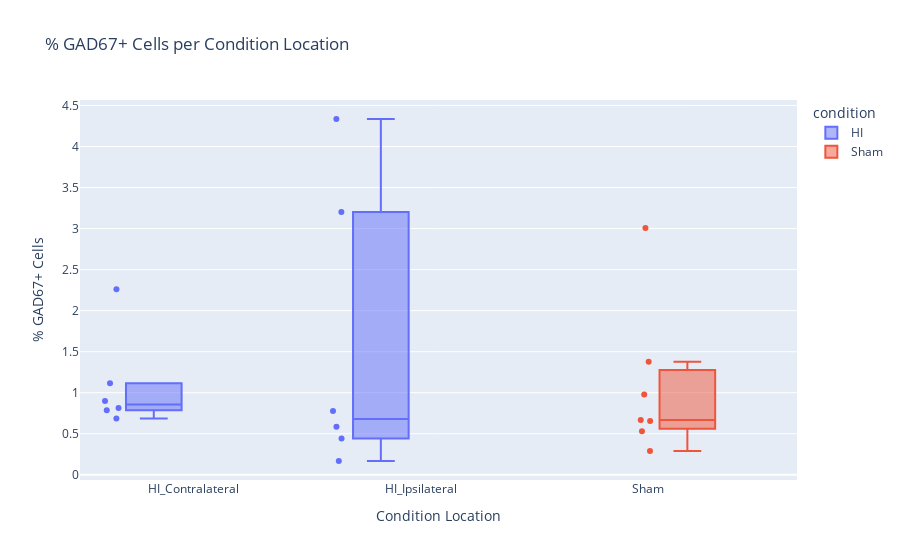

The cell this chart's notebook holds for it:
### Code cell
fig = px.box(
    df,
    x="condition_location",
    y="%_gad67+_cells",
    color="condition",
    points="all",
    hover_data=[df.index, "filename", "mouse_id"],
    title="% GAD67+ Cells per Condition Location",
    labels={"%_gad67+_cells": "% GAD67+ Cells", "condition_location": "Condition Location"}
)

# Display the plot
fig.show()

### Figure 1 — Plotly figure (JSON) as saved in the notebook; plotly's stock layout.template omitted (floating-point values rounded to 4 significant figures)
{"data": [{"alignmentgroup": "True", "boxpoints": "all", "customdata": [[0, "HI 1 Contralateral Mouse 8 Slide09 GAD67green NeuNpink Reelinred 40x 4x4 technical replica 1", 8], [1, "HI 1 Contralateral Mouse 8 Slide09 GAD67green NeuNpink Reelinred 40x 4x4 technical replica 2", 8], [2, "HI 1 Ipsilateral Mouse 8 Slide16 GAD67green NeuNpink Reelinred 40x 4x4 technical replica 1", 8], [3, "HI 1 Ipsilateral Mouse 8 Slide16 GAD67green NeuNpink Reelinred 40x 4x4 technical replica 2", 8], [4, "HI 2 Contralateral Mouse 10 Slide08 GAD67green NeuNpink Reelinred 40x 4x4 technical replica 1", 10], [5, "HI 2 Contralateral Mouse 10 Slide08 GAD67green NeuNpink Reelinred 40x 4x4 technical replica 2", 10], [6, "HI 2 Ipsilateral Mouse 10 Slide08 GAD67green NeuNpink Reelinred 40x 4x4 technical replica 1", 10], [7, "HI 2 Ipsilateral Mouse 10 Slide08 GAD67green NeuNpink Reelinred 40x 4x4 technical replica 2", 10], [8, "HI 3 Contralateral Mouse 11 Slide09 GAD67green NeuNpink Reelinred 40x 4x4 technical replica 1", 11], [9, "HI 3 Contralateral Mouse 11 Slide09 GAD67green NeuNpink Reelinred 40x 4x4 technical replica 2", 11], [10, "HI 3 Ipsilateral Mouse 11 Slide09 GAD67green NeuNpink Reelinred 40x 4x4 technical replica 1", 11], [11, "HI 3 Ipsilateral Mouse 11 Slide09 GAD67green NeuNpink Reelinred 40x 4x4 technical replica 2", 11]], "hovertemplate": "condition=HI<br>Condition Location=%{x}<br>% GAD67+ Cells=%{y}<br>index=%{customdata[0]}<br>filename=%{customdata[1]}<br>mouse_id=%{customdata[2]}<extra></extra>", "legendgroup": "HI", "marker": {"color": "#636efa"}, "name": "HI", "notched": false, "offsetgroup": "HI", "orientation": "v", "showlegend": true, "type": "box", "x": ["HI_Contralateral", "HI_Contralateral", "HI_Ipsilateral", "HI_Ipsilateral", "HI_Contralateral", "HI_Contralateral", "HI_Ipsilateral", "HI_Ipsilateral", "HI_Contralateral", "HI_Contralateral", "HI_Ipsilateral", "HI_Ipsilateral"], "x0": " ", "xaxis": "x", "y": [0.6845, 0.8145, 3.202, 4.335, 0.8981, 2.26, 0.4436, 0.777, 1.114, 0.7865, 0.5854, 0.1682], "y0": " ", "yaxis": "y"}, {"alignmentgroup": "True", "boxpoints": "all", "customdata": [[13, "Sham 1 Contralateral Mouse 6 Slide09 GAD67green NeuNpink Reelinred 40x 4x4 technical replica 2", 6], [14, "Sham 1 Ipsilateral Mouse 6 Slide09 GAD67green NeuNpink Reelinred 40x 4x4 technical replica 1", 6], [15, "Sham 1 Ipsilateral Mouse 6 Slide09 GAD67green NeuNpink Reelinred 40x 4x4 technical replica 2", 6], [16, "Sham 2 Contralateral Mouse 7 Slide12 GAD67green NeuNpink Reelinred 40x 4x4 technical replica 1", 7], [17, "Sham 2 Contralateral Mouse 7 Slide12 GAD67green NeuNpink Reelinred 40x 4x4 technical replica 2", 7], [18, "Sham 2 Ipsilateral Mouse 7 Slide12 GAD67green NeuNpink Reelinred 40x 4x4 technical replica 1", 7], [19, "Sham 2 Ipsilateral Mouse 7 Slide12 GAD67green NeuNpink Reelinred 40x 4x4 technical replica 2", 7]], "hovertemplate": "condition=Sham<br>Condition Location=%{x}<br>% GAD67+ Cells=%{y}<br>index=%{customdata[0]}<br>filename=%{customdata[1]}<br>mouse_id=%{customdata[2]}<extra></extra>", "legendgroup": "Sham", "marker": {"color": "#EF553B"}, "name": "Sham", "notched": false, "offsetgroup": "Sham", "orientation": "v", "showlegend": true, "type": "box", "x": ["Sham", "Sham", "Sham", "Sham", "Sham", "Sham", "Sham"], "x0": " ", "xaxis": "x", "y": [0.6566, 3.008, 0.667, 0.9788, 0.291, 0.5299, 1.378], "y0": " ", "yaxis": "y"}], "layout": {"boxmode": "group", "legend": {"title": {"text": "condition"}, "tracegroupgap": 0}, "title": {"text": "% GAD67+ Cells per Condition Location"}, "xaxis": {"anchor": "y", "domain": [0, 1], "title": {"text": "Condition Location"}}, "yaxis": {"anchor": "x", "domain": [0, 1], "title": {"text": "% GAD67+ Cells"}}}}
